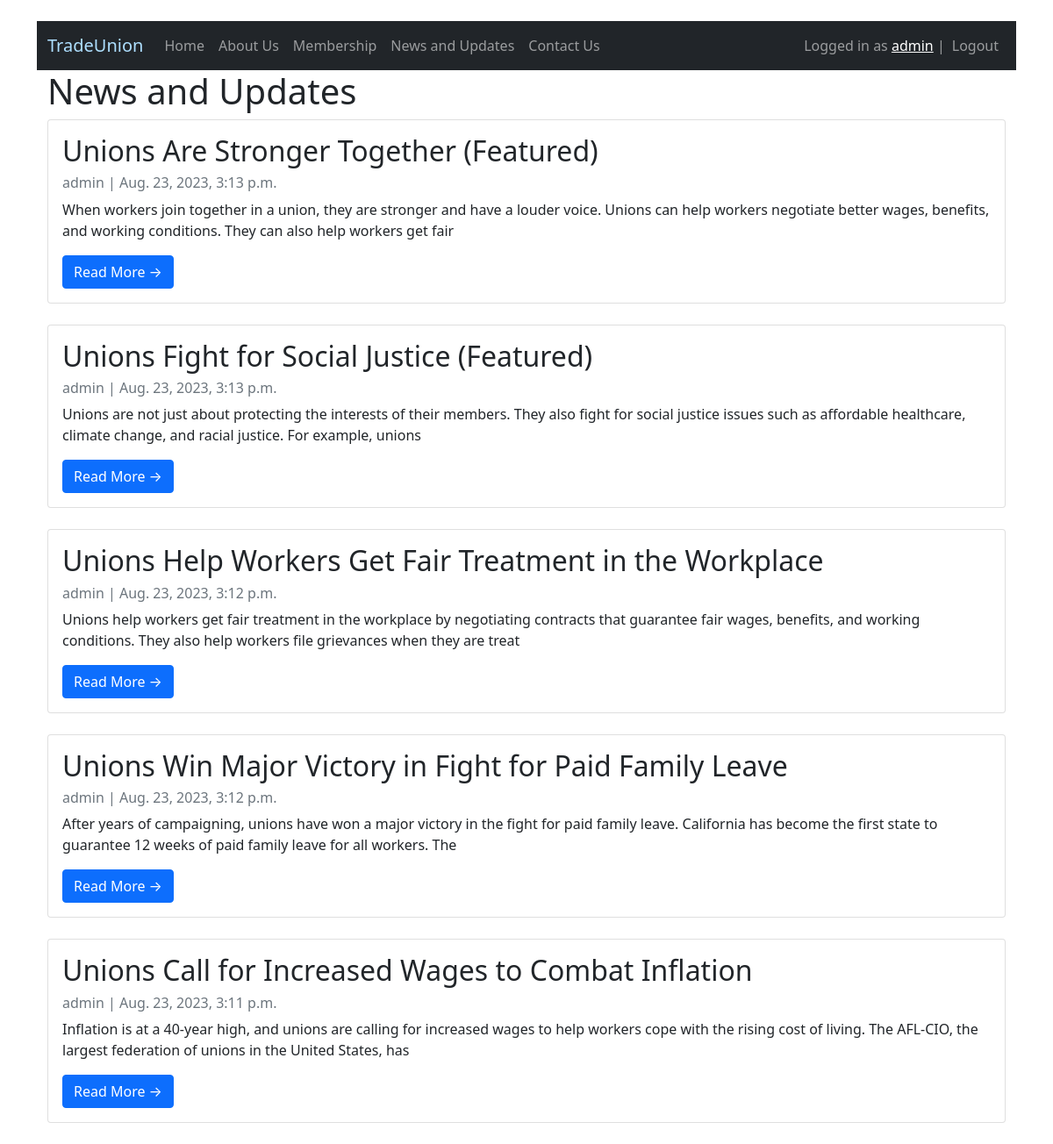
Page /news/ (signed in) on the committed database.
### blog/models.py (models this page shows, shortened)
class Post(models.Model):
    title = models.CharField(max_length=200)
    content = models.TextField()
    created_at = models.DateTimeField(auto_now_add=True)
    featured = models.BooleanField(default=False)
    slug = models.SlugField(null=False, unique=True, default=None)

### blog/views.py (the view)
# urls.py: path('news/', views.post_list, name='post_list'),
def post_list(request):
    author = "admin"
    posts = Post.objects.all().order_by('-created_at')
    context = {"posts": posts, "author": author}
    return render(request, "blog/post_list.html", context=context)

### templates/blog/post_list.html
{% extends 'blog/base.html' %}
{% block content %}
    <h1>News and Updates</h1>
    {% for post in posts %}
    <div class="card mb-4" >
      <div class="card-body">
        <h2 class="card-title">{{ post.title }}</h2>
        <p class="card-text text-muted h6">{{ author }} | {{ post.created_at}} </p>
        <p class="card-text">{{post.content|slice:":200" }}</p>
        <a href="{% url 'post_detail' post.slug %}" class="btn btn-primary">Read More &rarr;</a>
      </div>
    </div>
    {% endfor %}
{% endblock %}

### templates/blog/base.html (shortened to what this page needs)
<!DOCTYPE html>
<html lang="en">
  <head>
    <link
      href="https://cdn.jsdelivr.net/npm/bootstrap@5.1.3/dist/css/bootstrap.min.css"
      rel="stylesheet"
    />
  </head>
  <body>
    <br/>
    <div class="container">
    <nav class="navbar navbar-expand-lg navbar-dark bg-dark">
      <div class="container-fluid">
        <div>
          <ul class="navbar-nav">
            <a class="navbar-brand" href="/" style="color: #aedfff">TradeUnion</a>
            <li class="nav-item">
              <a class="nav-link" href="/home">Home</a>
            </li>
            <li class="nav-item">
              <a class="nav-link" href="/about-us">About Us</a>
            </li>
            <li class="nav-item">
              <a class="nav-link" href="/membership">Membership</a>
            </li>
            <li class="nav-item">
              <a class="nav-link" href="/news">News and Updates</a>
            </li>
            <li class="nav-item">
              <a class="nav-link" href="/contact-us">Contact Us</a>
            </li>
          </ul>
        </div>
        <div>
          <ul class="navbar-nav">
            {% if user.is_authenticated %}
            <span class="navbar-text">Logged in as <a href="/members/profile/{{user.id}}">{{user.username}}</a> | </span>
            <li class="nav-item">
              <a class="nav-link" href="/members/logout">Logout</a>
            </li>
            {% else %}
            <li class="nav-item">
              <a class="nav-link" href="/members/login">Login</a>
            </li>
            {% endif %}
          </ul>
        </div>
      </div>
    </nav>
    <div class="container">{% block content %} {% endblock %}</div>
  </body>
</html>

### rows in the picture
Post: title "Unions Are Stronger Together (Featured)", author "admin", created_at "Aug. 23, 2023, 3:13 p.m.", content "When workers join together in a union, they are stronger and have a louder voice. Unions can help workers negotiate better wages, benefits, and working conditions. They can also help workers get fair"
Post: title "Unions Fight for Social Justice (Featured)", author "admin", created_at "Aug. 23, 2023, 3:13 p.m.", content "Unions are not just about protecting the interests of their members. They also fight for social justice issues such as affordable healthcare, climate change, and racial justice. For example, unions"
Post: title "Unions Help Workers Get Fair Treatment in the Workplace", author "admin", created_at "Aug. 23, 2023, 3:12 p.m.", content "Unions help workers get fair treatment in the workplace by negotiating contracts that guarantee fair wages, benefits, and working conditions. They also help workers file grievances when they are treat"
Post: title "Unions Win Major Victory in Fight for Paid Family Leave", author "admin", created_at "Aug. 23, 2023, 3:12 p.m.", content "After years of campaigning, unions have won a major victory in the fight for paid family leave. California has become the first state to guarantee 12 weeks of paid family leave for all workers. The"
Post: title "Unions Call for Increased Wages to Combat Inflation", author "admin", created_at "Aug. 23, 2023, 3:11 p.m.", content "Inflation is at a 40-year high, and unions are calling for increased wages to help workers cope with the rising cost of living. The AFL-CIO, the largest federation of unions in the United States, has"

### other values in the picture
{{ user.username }} "admin"
